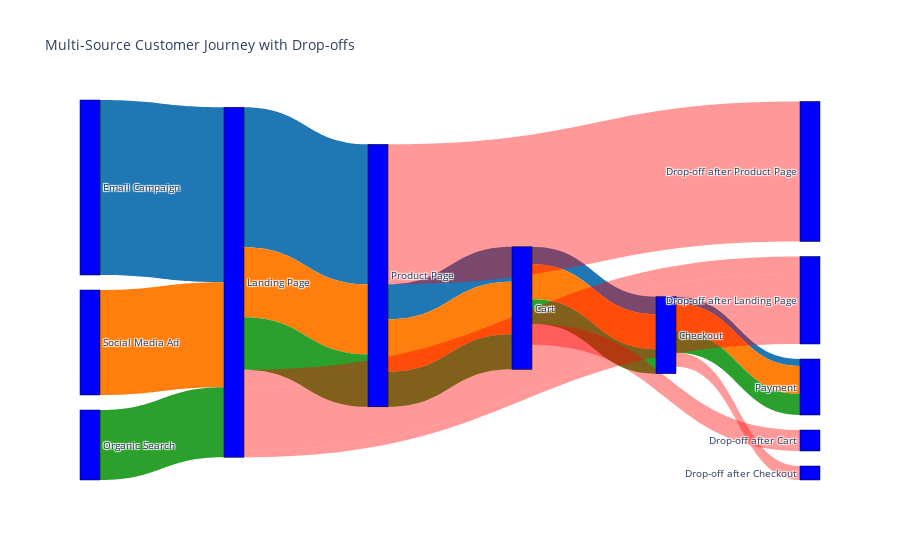

The notebook cell this image was saved under:
### Code cell
import plotly.graph_objects as go

# Define the starting points and touchpoints
start_points = ["Email Campaign", "Social Media Ad", "Organic Search"]
touchpoints = ["Landing Page", "Product Page", "Cart", "Checkout", "Payment"]

# Define the flows of users from each starting point through the touchpoints
user_flows = {
    "Email Campaign": [500, 400, 100, 50, 20],
    "Social Media Ad": [300, 200, 150, 100, 80],
    "Organic Search": [200, 150, 100, 70, 60]
}

# Drop-offs for each touchpoint
drop_offs = {
    "Landing Page": [50, 180, 20],
    "Product Page": [0,0,400],
    "Cart": [30, 20, 10],
    "Checkout": [20, 15, 5]
}

# Create source, target, values, and color for the Sankey diagram
sources = []
targets = []
values = []
colors = []
labels = start_points + touchpoints + [f"Drop-off after {tp}" for tp in touchpoints[:-1]]

# Define colors for each source
source_colors = ["#1f77b4", "#ff7f0e", "#2ca02c"]  # Blue, Orange, Green

# Map starting points to the first touchpoint
for i, start in enumerate(start_points):
    sources.append(i)  # Starting points as sources
    targets.append(len(start_points))  # First touchpoint as target
    values.append(user_flows[start][0])
    colors.append(source_colors[i])  # Assign color to the flow

# Map flows between touchpoints
for i, tp in enumerate(touchpoints[:-1]):
    for j, start in enumerate(start_points):
        sources.append(len(start_points) + i)  # Current touchpoint as source
        targets.append(len(start_points) + i + 1)  # Next touchpoint as target
        values.append(user_flows[start][i + 1])
        colors.append(source_colors[j])  # Maintain the same color

# Map drop-offs
for i, tp in enumerate(touchpoints[:-1]):
    for j, start in enumerate(start_points):
        sources.append(len(start_points) + i)  # Current touchpoint as source
        targets.append(len(start_points) + len(touchpoints) + i)  # Drop-off as target
        values.append(drop_offs[tp][j])
        colors.append("rgba(255, 0, 0, 0.4)")  # Drop-offs in semi-transparent red

# Define the Sankey diagram
fig = go.Figure(data=[go.Sankey(
    node=dict(
        pad=15,
        thickness=20,
        line=dict(color="black", width=0.5),
        label=labels,
        color="blue"
    ),
    link=dict(
        source=sources,  # Indices of the source nodes
        target=targets,  # Indices of the target nodes
        value=values,  # Number of users flowing between nodes
        color=colors  # Color for each flow
    )
)])

# Set the layout of the diagram
fig.update_layout(title_text="Multi-Source Customer Journey with Drop-offs", font_size=10)

# Display the Sankey diagram
fig.show()

### Figure 1 — Plotly figure (JSON) as saved in the notebook; plotly's stock layout.template omitted (floating-point values rounded to 4 significant figures)
{"data": [{"link": {"color": ["#1f77b4", "#ff7f0e", "#2ca02c", "#1f77b4", "#ff7f0e", "#2ca02c", "#1f77b4", "#ff7f0e", "#2ca02c", "#1f77b4", "#ff7f0e", "#2ca02c", "#1f77b4", "#ff7f0e", "#2ca02c", "rgba(255, 0, 0, 0.4)", "rgba(255, 0, 0, 0.4)", "rgba(255, 0, 0, 0.4)", "rgba(255, 0, 0, 0.4)", "rgba(255, 0, 0, 0.4)", "rgba(255, 0, 0, 0.4)", "rgba(255, 0, 0, 0.4)", "rgba(255, 0, 0, 0.4)", "rgba(255, 0, 0, 0.4)", "rgba(255, 0, 0, 0.4)", "rgba(255, 0, 0, 0.4)", "rgba(255, 0, 0, 0.4)"], "source": [0, 1, 2, 3, 3, 3, 4, 4, 4, 5, 5, 5, 6, 6, 6, 3, 3, 3, 4, 4, 4, 5, 5, 5, 6, 6, 6], "target": [3, 3, 3, 4, 4, 4, 5, 5, 5, 6, 6, 6, 7, 7, 7, 8, 8, 8, 9, 9, 9, 10, 10, 10, 11, 11, 11], "value": [500, 300, 200, 400, 200, 150, 100, 150, 100, 50, 100, 70, 20, 80, 60, 50, 180, 20, 0, 0, 400, 30, 20, 10, 20, 15, 5]}, "node": {"color": "blue", "label": ["Email Campaign", "Social Media Ad", "Organic Search", "Landing Page", "Product Page", "Cart", "Checkout", "Payment", "Drop-off after Landing Page", "Drop-off after Product Page", "Drop-off after Cart", "Drop-off after Checkout"], "line": {"color": "black", "width": 0.5}, "pad": 15, "thickness": 20}, "type": "sankey"}], "layout": {"font": {"size": 10}, "title": {"text": "Multi-Source Customer Journey with Drop-offs"}}}
